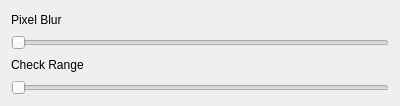
<?xml version="1.0" encoding="UTF-8"?>
<ui version="4.0">
 <class>Form</class>
 <widget class="QWidget" name="Form">
  <property name="geometry">
   <rect>
    <x>0</x>
    <y>0</y>
    <width>400</width>
    <height>106</height>
   </rect>
  </property>
  <property name="windowTitle">
   <string>Form</string>
  </property>
  <layout class="QVBoxLayout" name="verticalLayout">
   <item>
    <widget class="QLabel" name="blurTitle">
     <property name="text">
      <string>Pixel Blur</string>
     </property>
    </widget>
   </item>
   <item>
    <widget class="QSlider" name="blurSlider">
     <property name="orientation">
      <enum>Qt::Horizontal</enum>
     </property>
    </widget>
   </item>
   <item>
    <widget class="QLabel" name="rangeTitle">
     <property name="text">
      <string>Check Range</string>
     </property>
    </widget>
   </item>
   <item>
    <widget class="QSlider" name="rangeSlider">
     <property name="orientation">
      <enum>Qt::Horizontal</enum>
     </property>
    </widget>
   </item>
  </layout>
 </widget>
 <resources/>
 <connections/>
</ui>
